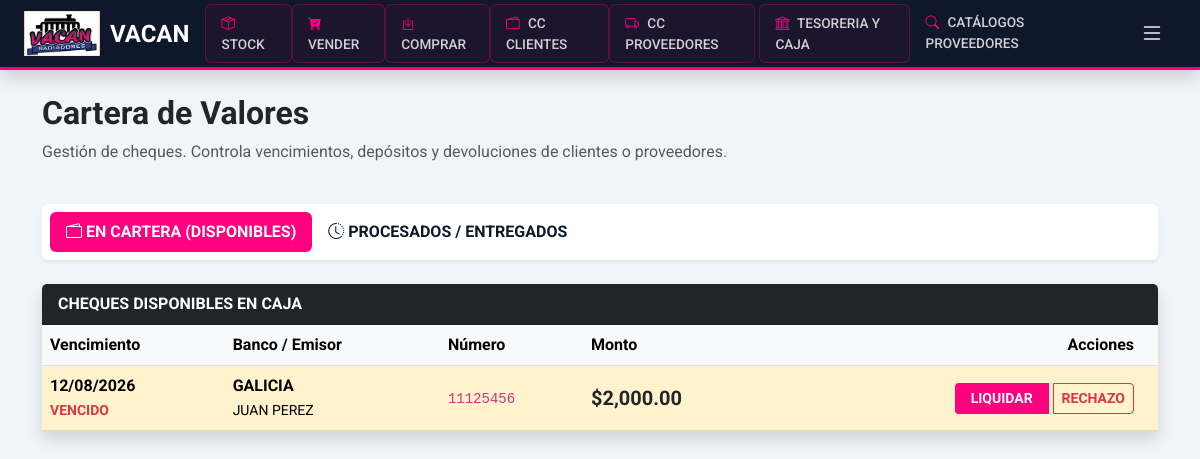
Page /admin/cheques (signed in) on the earlier database version.
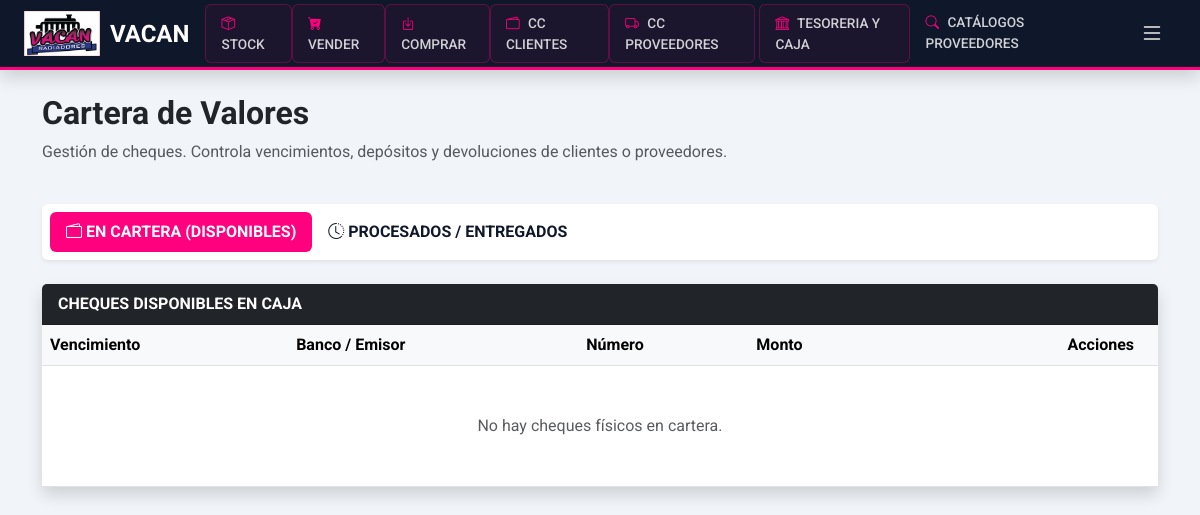
Same page on the later database version.
### app/models.py (models this page shows)
class Cheque(db.Model):
    id = db.Column(db.Integer, primary_key=True)
    banco = db.Column(db.String(100), nullable=False)
    numero = db.Column(db.String(50), nullable=False)
    emisor = db.Column(db.String(150))
    monto = db.Column(db.Float, nullable=False)
    fecha_vencimiento = db.Column(db.Date, nullable=False)
    tipo = db.Column(db.String(20))
    estado = db.Column(db.String(20), default='EN_CARTERA')
    cliente_id = db.Column(db.Integer, db.ForeignKey('cliente.id'))
    venta_id = db.Column(db.Integer, db.ForeignKey('venta.id'), nullable=True)
    proveedor_id = db.Column(db.Integer, db.ForeignKey('proveedor.id'), nullable=True)
    pago_prov_id = db.Column(db.Integer, db.ForeignKey('movimiento_cta_cte_proveedor.id'), nullable=True)
    proveedor = db.relationship('Proveedor', backref='cheques_entregados_prov')
    pago_prov_obj = db.relationship('MovimientoCtaCteProveedor', backref='cheques_list_info')
    pago_maestro = db.relationship('MovimientoCtaCteProveedor', back_populates='cheques_pago')

### app/routes/admin.py (the view)
@admin_bp.route('/cheques')
@login_required
@roles_required('admin', 'superadmin')
def cartera_cheques():
    hoy = date.today()
    cheques = Cheque.query.order_by(Cheque.fecha_vencimiento.asc()).all()
    cajas = Caja.query.all()
    return render_template('admin/cheques.html', cheques=cheques, hoy=hoy, cajas=cajas)

### app/__init__.py (called while the page is built)
def create_app():
    app = Flask(__name__)
    app.config.from_object(Config)
    db.init_app(app)
    migrate.init_app(app, db, render_as_batch=True)
    login_manager.init_app(app)
    login_manager.login_view = 'auth.login'
    login_manager.login_message = "Por favor, inicia sesión para acceder al sistema Vacan."
    login_manager.login_message_category = "info"
    from .models import Usuario
    @login_manager.user_loader
    def load_user(user_id):
        return Usuario.query.get(int(user_id))
    from .routes.main import main_bp
    from .routes.inventory import inventory_bp
    from .routes.auth import auth_bp
    from .routes.admin import admin_bp
    app.register_blueprint(main_bp)
    app.register_blueprint(inventory_bp)
    app.register_blueprint(auth_bp)
    app.register_blueprint(admin_bp)
    return app

### app/templates/admin/cheques.html (shortened to what this page needs)
{% extends 'base.html' %}
{% block content %}
<div class="row mb-4">
    <div class="col-md-8">
        <h2 class="fw-bold"><span class="text-pink">Cartera</span> de Valores</h2>
        <p class="text-muted">Gestión de cheques. Controla vencimientos, depósitos y devoluciones de clientes o proveedores.</p>
    </div>
</div>
<ul class="nav nav-pills mb-4 bg-white p-2 rounded shadow-sm" id="pills-tab" role="tablist">
    <li class="nav-item" role="presentation">
        <button class="nav-link active fw-bold" id="pills-cartera-tab" data-bs-toggle="pill" data-bs-target="#pills-cartera" type="button" role="tab">
            <i class="bi bi-wallet2"></i> EN CARTERA (DISPONIBLES)
        </button>
    </li>
    <li class="nav-item" role="presentation">
        <button class="nav-link fw-bold" id="pills-procesados-tab" data-bs-toggle="pill" data-bs-target="#pills-procesados" type="button" role="tab">
            <i class="bi bi-clock-history"></i> PROCESADOS / ENTREGADOS
        </button>
    </li>
</ul>
<div class="tab-content" id="pills-tabContent">
    <div class="tab-pane fade show active" id="pills-cartera" role="tabpanel">
        <div class="card shadow border-0">
            <div class="card-header bg-dark text-white fw-bold">CHEQUES DISPONIBLES EN CAJA</div>
            <div class="card-body p-0">
                <div class="table-responsive">
                    <table class="table table-hover align-middle mb-0">
                        <thead class="table-light">
                            <tr>
                                <th>Vencimiento</th>
                                <th>Banco / Emisor</th>
                                <th>Número</th>
                                <th>Monto</th>
                                <th class="text-end px-4">Acciones</th>
                            </tr>
                        </thead>
                        <tbody>
                            {% set count_cartera = namespace(value=0) %}
                            {% for ch in cheques if ch.estado == 'EN_CARTERA' %}
                            {% set count_cartera.value = count_cartera.value + 1 %}
                            <tr class="{% if ch.fecha_vencimiento <= hoy %}table-warning{% endif %}">
                                <td class="fw-bold">
                                    {{ ch.fecha_vencimiento.strftime('%d/%m/%Y') }}
                                    {% if ch.fecha_vencimiento <= hoy %}<br><small class="text-danger fw-bold">VENCIDO</small>{% endif %}
                                </td>
                                <td><strong>{{ ch.banco }}</strong><br><small>{{ ch.emisor }}</small></td>
                                <td><code>{{ ch.numero }}</code></td>
                                <td class="fw-bold h5 text-dark">${{ "{:,.2f}".format(ch.monto) }}</td>
                                <td class="text-end px-4">
                                    <div class="btn-group">
                                        <button class="btn btn-sm btn-vacan fw-bold px-3" data-bs-toggle="modal" data-bs-target="#modalLiquidar{{ ch.id }}">LIQUIDAR</button>
                                        <button class="btn btn-sm btn-outline-danger fw-bold ms-1" data-bs-toggle="modal" data-bs-target="#modalRechazo{{ ch.id }}">RECHAZO</button>
                                    </div>
                                </td>
                            </tr>
                            {% endfor %}
                            {% if count_cartera.value == 0 %}
                            <tr><td colspan="5" class="text-center py-5 text-muted">No hay cheques físicos en cartera.</td></tr>
                            {% endif %}
                        </tbody>
                    </table>
                </div>
            </div>
        </div>
    </div>
                            {% set count_proc = namespace(value=0) %}
</div>
{% endblock %}

Differences in the rows shown:
no longer on this page (row edited): Cheque: fecha_vencimiento "12/08/2026", shows "VENCIDO", banco "GALICIA", emisor "JUAN PEREZ", numero "11125456", monto "2,000.00"
Other differences:
text now shown: "No hay cheques físicos en cartera."
